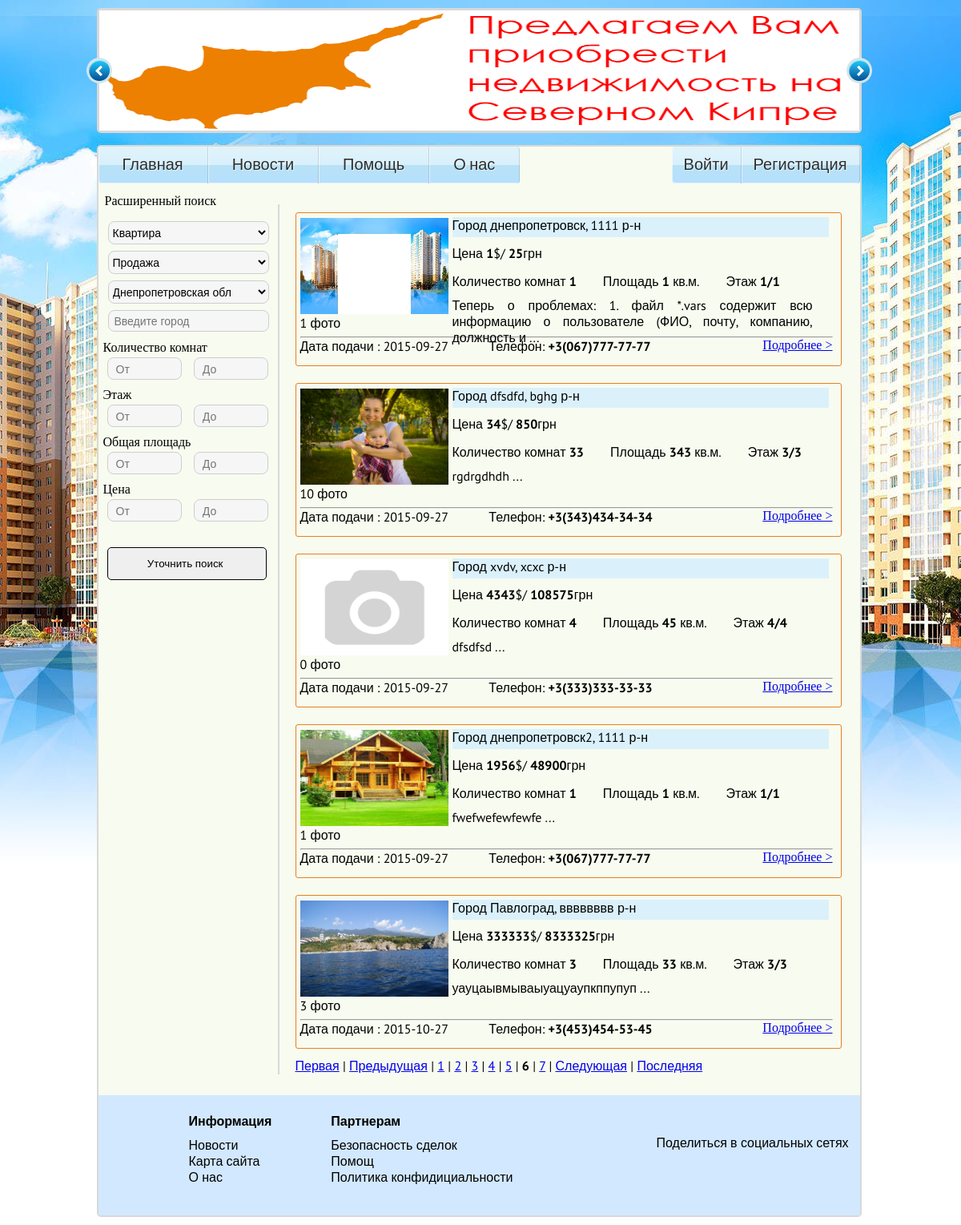
/vuvod.php?page=6&property_Type=1, run on the app's committed database.
### tables this page shows
CREATE TABLE IF NOT EXISTS `order` (
  `id_order` int(6) NOT NULL AUTO_INCREMENT,
  `order_status` int(2) NOT NULL,
  `order_view` int(2) NOT NULL,
  `area` int(3) NOT NULL,
  `property_Type` int(2) NOT NULL,
  `show` int(2) NOT NULL,
  `city` varchar(100) NOT NULL,
  `district` varchar(100) NOT NULL,
  `street` varchar(100) NOT NULL,
  `rooms` int(2) NOT NULL,
  `floor` int(2) NOT NULL,
  `all_floor` int(2) NOT NULL,
  `general` int(4) NOT NULL,
  `type_wall` varchar(100) NOT NULL,
  `description` text NOT NULL,
  `price` int(6) NOT NULL,
  `Username` varchar(100) NOT NULL,
  `user_login` varchar(100) NOT NULL,
  `phone` varchar(100) NOT NULL,
  `datatime_order` int(10) NOT NULL,
  PRIMARY KEY (`id_order`)
);

CREATE TABLE IF NOT EXISTS `img` (
  `id` int(5) NOT NULL AUTO_INCREMENT,
  `img_order` int(5) NOT NULL,
  `image` varchar(255) NOT NULL,
  `user_login` varchar(255) NOT NULL,
  PRIMARY KEY (`id`)
);

### vuvod.php (the view, shortened to what this page needs)
<?php include_once "bd_connect.php";
      include_once "check.php";
?>
<html Doctype>
<head>
  <link href="/css/style.css" rel="stylesheet">
 </head>
<body>
  <div class="content">
    <div class="rotator" id="rotator1"></div>
    <div style="clear: both; height: 1px"></div>
    <div class="centr">
      <div id="fancyNav">
           <ul class="fancyNav">
            <li><a href="index.php" ><span>Главная</span></a></li>
            <li><a href="news.php"><span>Новости</span></a></li>
            <li><a href="help.php"><span>Помощь</span></a></li>
            <li><a href="about_us.php"><span>О нас</span></a></li>
           </ul>
       </div>
        <div class="fancy">
            <ul class="fancyNav2">
                <li id="login"><?php echo $msg_log; ?></li>
                <li id="regist"><?php echo $msg_reg; ?></li>
            </ul>
        </div>
        <div style="clear: both; height: 1px"></div>
  <div class="demo_block_left">
    <p class="poisk_nazva"> Расширенный поиск  </p>
       <form id="loginform" name="form" action="vuvod.php" accept-charset="utf-8" method="GET" >
             <ul>
               <li>
                  <select class="" name='property_Type' >
                    <option value="1"> Квартира  </option>
                  </select>
               </li>
               <li>
                  <select class="" name='order_view' >
                    <option value="1"> Продажа </option>
                  </select>
               </li>
               <li>
                  <select class="" name='area' >
                    <option value="1"> Днепропетровская обл</option>
                  </select>
               </li>
               <li>
                  <input class="name_siti_input" placeholder="Введите город " value="" name="city">
               </li>
               <li>
                  <p class="name_poisk_filter">Количество комнат</p>
                  <input class="block_input" placeholder="От" value="" name="min_rooms"> <input class="block_input" placeholder="До" value="" name="max_rooms">
               </li>
    <?php  if($_GET['property_Type']==1) { ?>
               <li>
                  <p class="name_poisk_filter">Этаж</p>
                  <input class="block_input" placeholder="От" value="" name="min_floor"> <input class="block_input" placeholder="До" value="" name="max_floor">
               </li>
          <?php } ?>
                <li>
                  <p class="name_poisk_filter">Общая площадь</p>
                  <input class="block_input" placeholder="От" value="" name="min_general"> <input class="block_input" placeholder="До" value="" name="max_general">
               </li>
                <li>
                  <p class="name_poisk_filter">Цена</p>
                  <input class="block_input" placeholder="От" value="" name="min_price"> <input class="block_input" placeholder="До" value="" name="max_price">
               </li>
               <li>
                  <input class="submit_poisk_left" type="submit" name="filter" value="Уточнить поиск " >
               </li>
            </ul>
       </form>
       <div style="clear: both; height: 1px"></div>
    </div>
<div class="demo_block_right">
 <?php
    $where=!empty($_GET['property_Type']) ? '  `property_Type` = "' . $_GET['property_Type'] . '"' : '';
    $where.=!empty($_GET['order_view'])  ? ' AND `order_view` = "' . $_GET['order_view'] . '"' : '';
    $where.= !empty($_GET['area']) ? ' AND `area` = "' . $_GET['area'] . '"' : '';
    $where.= !empty($_GET['city']) ? ' AND `city` LIKE "' . $_GET['city'].'%"' : '';
    $where.= !empty($_GET['min_rooms']) ? ' AND `rooms` >= "' . $_GET['min_rooms'] . '"' : '';
    $where.= !empty($_GET['max_rooms']) ? ' AND `rooms` <= "' . $_GET['max_rooms'] . '"' : '';
    $where.= !empty($_GET['min_floor']) ? ' AND `floor` >= "' . $_GET['min_floor'] . '"' : '';
    $where.= !empty($_GET['max_floor']) ? ' AND `floor` <= "' . $_GET['max_floor'] . '"' : '';
    $where.= !empty($_GET['min_general']) ? ' AND `general` >= "' . $_GET['min_general'] . '"' : '';
    $where.= !empty($_GET['max_general']) ? ' AND `general` <= "' . $_GET['max_general'] . '"' : '';
    $where.= !empty($_GET['min_price']) ? ' AND `price` >= "' . $_GET['min_price'] . '"' : '';
    $where.= !empty($_GET['max_price']) ? ' AND `price` <= "' . $_GET['max_price'] . '"' : '';
$where0 = ' WHERE ' . ltrim( $where);
  $num = 5;
  if (isset($_GET['page'])) {
  $page = $_GET['page'];
  }
  $str77 = "SELECT COUNT(*) FROM `order` $where0";
  $sql77 = mysqli_query($connect, $str77);
  $res77 = mysqli_fetch_array($sql77);
  $temp=$res77["COUNT(*)"];
  $posts = $temp;
  $total = (($posts - 1) / $num) + 1;
  $total =  intval($total);
  if (isset($page)) {
  $page = intval($page);
  }
  $start = $page * $num - $num;
if(!empty($where)){
    $where1 = ' WHERE ' . ltrim( $where);
    $query = "SELECT  SUBSTRING(`description`, 1, 110) AS `description`, city, district, price, rooms, general, floor, datatime_order, phone, id_order, all_floor,property_Type,order_view FROM  `order` $where1 LIMIT $start, $num ";
    $result = mysqli_query($connect, $query);
    if(!empty($result)) {
   while($res= mysqli_fetch_array($result)) {
 ?>
<div class="vuvod_filtr_blok">
  <div class="result_poisk">
   <div class="img_mini">
    <?php
          $ig=$res['id_order'];
        $quer1 ="SELECT image FROM `img` WHERE img_order='$ig' LIMIT 1" ;
        $result1 = mysqli_query($connect, $quer1);
         if($res1 = mysqli_fetch_array($result1)){
                            ?>
                            <img src="/gallery/<?php echo $res1['image'];?>"width="185" height="120"  class="poisk_photo" alt="foto"/>
                            <?php ;}
                                 else{?>
                                  <img src="/gallery/no-image.png" width="185" height="120"  class="poisk_photo" alt="foto"/>
                                 <?php ;} ?>
          <div class="count_photo">
        <?php
            $str3 = "SELECT COUNT(*) FROM `img` WHERE img_order='$ig'";
            $sql6 = mysqli_query($connect, $str3);
            $res2 = mysqli_fetch_array($sql6);
            echo $res2["COUNT(*)"];
        ?> фото
      </div>
      <div style="clear: both; height: 1px"></div>
     </div>
      <div class="region">
       Город <?php echo $res['city']; ?>, <?php echo $res['district']; ?> р-н
     </div>
     <div class="price_result">
        Цена <b><?php echo $res['price']; ?></b>$/ <b><?php  $usdkurs=$res['price']*25; echo $usdkurs; ?></b>грн
     </div>
      <div class="info_rooms_div">
     <ul class="info_rooms">
       <li> Количество комнат <b><?php echo $res['rooms']; ?></b></li>
       <li>Площадь <b><?php echo $res['general']; ?></b> кв.м.</li>
       <li>Этаж <b><?php echo $res['floor']; ?>/<?php echo $res['all_floor']; ?></b> </li>
     </ul>
     <div class="info_opisanie">
        <?php echo   $res['description']; ?> ...
     </div>
  </div>
   <div style="clear: both; height: 1px"></div>
   <hr>
    <div class="infvuvod_footer_div">
     <ul class="infvuvod_footer">
       <li>Дата подачи : <?php echo  date('Y-m-d', $res['datatime_order']); ?>&nbsp;&nbsp;&nbsp;&nbsp;&nbsp;&nbsp;</li>
      <li>&nbsp;&nbsp;&nbsp;&nbsp;&nbsp;&nbsp;Телефон: <b><?php echo $res['phone']; ?></b></li>
     </ul>
      </div>
     <div class="podrobno"> <a href="pokaz.php?id_order=<?php echo $res['id_order'];?>&property_Type=<?php echo $res['property_Type'];?>&order_view=<?php echo $res['order_view'];?> ">Подробнее > </a></div>
    <div style="clear: both; height: 1px"></div>
</div>
</div>
  <div style="clear: both; height: 1px"></div>
  <?php } }
  else {
    ?><div class="er"><?php
   echo "Нет условий вывода по данному запросу, попробуйте ввести другие условия поиска";?>
   </div><?php
 }
  ?>
  <?php
if (!empty($_GET['property_Type'])){
	$property_Type=$_GET['property_Type'];
	$afte="property_Type=".$property_Type;
}
if ($page != 1) $pervpage = '<a href=vuvod.php?page=1&'.$afte.'>Первая</a> | <a href=vuvod.php?page='. ($page - 1) .'&'.$afte.'>Предыдущая</a> | ';
if ($page != $total) $nextpage = ' | <a href=vuvod.php?page='.($page + 1).'&'.$afte.'>Следующая</a> | <a href=vuvod.php?page=' .$total.'&'.$afte. '>Последняя</a>';
if($page - 5 > 0) $page5left = ' <a href=vuvod.php?page='. ($page - 5) .'&'.$afte.'>'. ($page - 5) .'</a> | ';
if($page - 4 > 0) $page4left = ' <a href=vuvod.php?page='. ($page - 4) .'&'.$afte.'>'. ($page - 4) .'</a> | ';
if($page - 3 > 0) $page3left = ' <a href=vuvod.php?page='. ($page - 3) .'&'.$afte.'>'. ($page - 3) .'</a> | ';
if($page - 2 > 0) $page2left = ' <a href=vuvod.php?page='. ($page - 2) .'&'.$afte.'>'. ($page - 2) .'</a> | ';
if($page - 1 > 0) $page1left = '<a href=vuvod.php?page='. ($page - 1) .'&'.$afte.'>'. ($page - 1) .'</a> | ';
if($page + 1 <= $total) $page1right = ' | <a href=vuvod.php?page='. ($page + 1) .'&'.$afte.'>'. ($page + 1) .'</a>';
if ($total > 1)
{
echo $pervpage.$page5left.$page4left.$page3left.$page2left.$page1left.'<b>'.$page.'</b>'.$page1right.$page2right.$page3right.$page4right.$page5right.$nextpage;
}
?>
<?php }   ?>
     <div style="clear: both; height: 1px"></div>
</div>
<div style="clear: both; height: 1px"></div>
 <footer>
            <ul class="spisok_footer">
              <li ><h3>Информация </h3></li>
              <li><a href="/news">Новости</a> </li>
              <li> <a href="">Карта сайта</a></li>
              <li> <a href="/about_us">О нас </a></li>
            </ul>
            <ul class="spisok_footer">
              <li ><h3>Партнерам  </h3></li>
              <li><a href="">Безопасность сделок</a> </li>
              <li> <a href="/help">Помощ </a></li>
              <li> <a href="">Политика конфидициальности </a></li>
            </ul>
            <div class="soc">
               <p>Поделиться в социальных сетях</p>
              <div class="share42init"></div>
            </div>
           </footer>
</div>
                 </body>
                     </html>

### data on the page
order: img.image (picture), COUNT "1", city "днепропетровск", district "1111", price "1", price "25", rooms "1", general "1", floor "1", all_floor "1", description "Теперь о проблемах: 1. файл *.vars содержит всю информацию о пользователе (ФИО, почту, компанию, должность и", datatime_order "2015-09-27", phone "+3(067)777-77-77"
order: img.image (picture), COUNT "10", city "dfsdfd", district "bghg", price "34", price "850", rooms "33", general "343", floor "3", all_floor "3", description "rgdrgdhdh", datatime_order "2015-09-27", phone "+3(343)434-34-34"
order: COUNT "0", city "xvdv", district "xcxc", price "4343", price "108575", rooms "4", general "45", floor "4", all_floor "4", description "dfsdfsd", datatime_order "2015-09-27", phone "+3(333)333-33-33"
order: img.image (picture), COUNT "1", city "днепропетровск2", district "1111", price "1956", price "48900", rooms "1", general "1", floor "1", all_floor "1", description "fwefwefewfewfe", datatime_order "2015-09-27", phone "+3(067)777-77-77"
order: img.image (picture), COUNT "3", city "Павлоград", district "вввввввв", price "333333", price "8333325", rooms "3", general "33", floor "3", all_floor "3", description "уауцаывмываыуацуаупкппупуп", datatime_order "2015-10-27", phone "+3(453)454-53-45"

### other printed values
$page - 5 "1"
$page - 4 "2"
$page - 3 "3"
$page - 2 "4"
$page - 1 "5"
$page "6"
$page + 1 "7"
